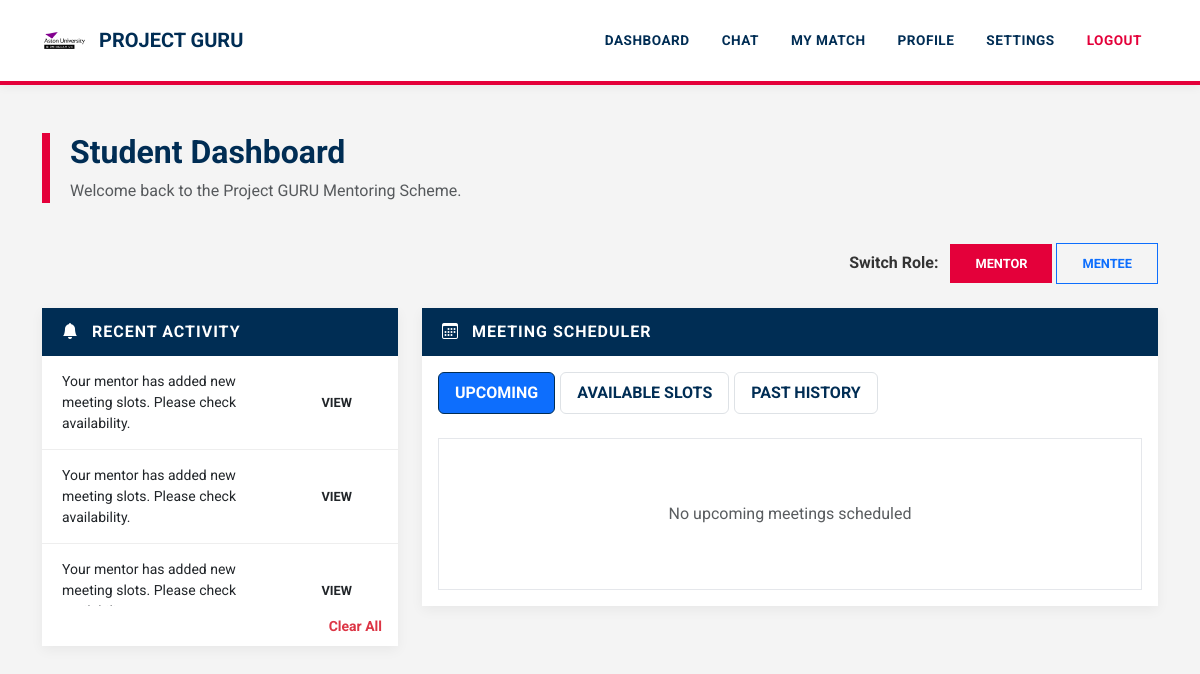
Screenshot of /dashboard (signed in) with the database file from the repository.
### tables this page shows
CREATE TABLE profiles (
    id INTEGER PRIMARY KEY AUTOINCREMENT,
    user_id INTEGER,
    role TEXT
);

CREATE TABLE notifications (
    id INTEGER PRIMARY KEY AUTOINCREMENT,
    user_id INTEGER,
    message TEXT,
    link TEXT,
    created_at TIMESTAMP DEFAULT CURRENT_TIMESTAMP
);

### app.py (the view, shortened to what this page needs)
@app.route("/dashboard")
def dashboard():
    if "user_id" not in session:
        return redirect("/login")
    conn = get_db()
    expire_old_matches(conn)
    conn.commit()
    user = conn.execute(
        "SELECT * FROM users WHERE id=?",
        (session["user_id"],)
    ).fetchone()
    if not user:
        session.clear()
        conn.close()
        return redirect("/login")
    user_id = session["user_id"]
    profile = get_active_profile()
    if not profile:
        conn.close()
        return "Please select a profile"
    role = profile["role"]
    if role == "mentor":
        matches = conn.execute("""
            SELECT * FROM matches
            WHERE mentor_id=?
        """, (user_id,)).fetchall()
    else:
        matches = conn.execute("""
            SELECT * FROM matches
            WHERE mentee_id=?
        """, (user_id,)).fetchall()
    match = None
    for m in matches:
        if m["status"] == "final":
            match = m
            break
    selected_date = request.args.get("filter_date")
    if selected_date == "":
        selected_date = None
    slots = []
    upcoming_meetings = []
    past_meetings = []
    if role == "mentor":
        notifications = conn.execute("""
            SELECT DISTINCT n.*
            FROM notifications n
            LEFT JOIN matches m
            ON n.link LIKE '/chat/' || m.id
            LEFT JOIN meeting_slots s
            ON n.link LIKE '%dashboard%'
            WHERE n.user_id=?
            AND (
                m.mentor_id=?      -- notifications from mentor matches
                OR m.id IS NULL    -- general notifications (approval etc.)
            )
            ORDER BY n.created_at DESC
        """, (user_id, user_id)).fetchall()
    user_profiles = conn.execute("""
        SELECT * FROM profiles
        WHERE user_id=?
    """, (user_id,)).fetchall()
    conn.close()
    return render_template(
        "dashboard.html",
        user=user,
        role=role,
        user_profiles=user_profiles,
        matches=matches,
        match=match,
        slots=slots,
        upcoming_meetings=upcoming_meetings,
        past_meetings=past_meetings,
        notifications=notifications,
        current_date=date.today(),
        user_id=user_id,
    )

### app.py (called while the page is built, shortened)
def get_db():
    conn = sqlite3.connect("database.db", timeout=30)
    conn.row_factory = sqlite3.Row
    return conn

def get_active_profile():
    if "profile_id" not in session:
        return None
    conn = get_db()
    profile = conn.execute("""
        SELECT * FROM profiles
        WHERE id=? AND user_id=?
    """, (session["profile_id"], session["user_id"])).fetchone()
    conn.close()
    return profile

def expire_old_matches(conn):
    setting = conn.execute("""
        SELECT value FROM settings
        WHERE key='match_expiry_hours'
    """).fetchone()
    expiry_hours = int(setting["value"]) if setting else 48
    expired = conn.execute("""
        SELECT id, mentor_id, mentee_id, created_at
        FROM matches
        WHERE status='approved'
        AND created_at IS NOT NULL
    """).fetchall()

### templates/dashboard.html (shortened to what this page needs)
<!DOCTYPE html>
<html lang="en">
<head>
    <link href="https://cdn.jsdelivr.net/npm/bootstrap@5.3.2/dist/css/bootstrap.min.css" rel="stylesheet">
    <link rel="stylesheet" href="https://cdn.jsdelivr.net/npm/bootstrap-icons@1.11.3/font/bootstrap-icons.css">
</head>
<body>
{% include "navbar.html" %}
<div class="container mt-5">
    <div class="dashboard-header">
        <h2 class="fw-bold">Student Dashboard</h2>
        <p class="text-muted mb-0">Welcome back to the Project GURU Mentoring Scheme.</p>
    </div>
        {% if user_profiles|length > 1 %}
    <div class="mb-4 text-end">
        <span class="fw-bold me-2">Switch Role:</span>
        {% for p in user_profiles %}
            <a href="/switch_profile/{{ p.id }}"
            class="btn btn-sm
            {% if p.role == role %}
                btn-primary
            {% else %}
                btn-outline-primary
            {% endif %}">
            {{ p.role.capitalize() }}
            </a>
        {% endfor %}
    </div>
    {% endif %}
    <div class="row">
        <div class="col-lg-4">
            <div class="card">
                <div class="card-header-aston">
                    <i class="bi bi-bell-fill me-2"></i> Recent Activity
                </div>
                <div class="card-body p-0">
                    {% if notifications %}
                    <div class="notifications-scroll">
                        {% for n in notifications %}
                        <div class="notification-item d-flex justify-content-between align-items-center">
                            <span class="small">{{ n.message }}</span>
                            {% if n.link %}
                            <a href="{{ n.link }}" class="btn btn-sm btn-aston-red ms-2">View</a>
                            {% endif %}
                        </div>
                        {% endfor %}
                    </div>
                    {% else %}
                    <div class="p-4 text-center text-muted italic">No new notifications</div>
                    {% endif %}
                </div>
                <div class="card-footer bg-white border-0 text-end">
                    <a href="/clear_notifications" class="text-danger small fw-bold text-decoration-none">Clear All</a>
                </div>
            </div>
        </div>
        <div class="col-lg-8">
            <div class="card">
                <div class="card-header-aston">
                    <i class="bi bi-calendar3 me-2"></i> Meeting Scheduler
                </div>
                <div class="card-body">
                    <ul class="nav nav-pills mb-4">
                        <li class="nav-item">
                            <a class="nav-link {% if request.args.get('tab','upcoming') == 'upcoming' %}active{% endif %}" href="/dashboard?tab=upcoming">Upcoming</a>
                        </li>
                        <li class="nav-item">
                            <a class="nav-link {% if request.args.get('tab') == 'available' %}active{% endif %}" href="/dashboard?tab=available">Available Slots</a>
                        </li>
                        <li class="nav-item">
                            <a class="nav-link {% if request.args.get('tab') == 'past' %}active{% endif %}" href="/dashboard?tab=past">Past History</a>
                        </li>
                    </ul>
                    {% if request.args.get("tab","upcoming") == "upcoming" %}
                    <div class="slot-box">
                        {% for slot in upcoming_meetings %}
                        <div class="card mb-3 border shadow-sm meeting-item">
                            <div class="card-body d-flex justify-content-between align-items-center">
                                <div>
                                    <h6 class="mb-1 fw-bold text-primary"><i class="bi bi-calendar-check me-2"></i> {{ slot.date }}</h6>
                                    <small class="text-muted fw-bold">TIME: {{ slot.start_time }} — {{ slot.end_time }}</small>
                                </div>
                                <div class="text-end">
                                    <span class="badge badge-aston bg-success mb-2 d-block">Confirmed</span>
                                    {% if user_id == match.mentee_id %}
                                    <a href="/cancel_booking/{{slot.id}}?tab=upcoming" class="btn btn-link text-danger btn-sm p-0 fw-bold">Cancel Booking</a>
                                    {% elif user_id == match.mentor_id %}
                                    <a href="/mentor_cancel_meeting/{{slot.id}}?tab=upcoming" class="btn btn-link text-danger btn-sm p-0 fw-bold">Cancel Meeting</a>
                                    {% endif %}
                                </div>
                            </div>
                        </div>
                        {% else %}
                        <div class="text-center py-5 text-muted">No upcoming meetings scheduled</div>
                        {% endfor %}
                    </div>
                    {% endif %}
                </div>
            </div>
        </div>
    </div>
</div>
</body>
</html>

### templates/dashboard.html (style rules this page uses)
:root { --aston-navy: #002d54; --aston-red: #e4003a; --aston-grey: #f4f4f4; --aston-dark-grey: #333333; }
body { background-color: var(--aston-grey); font-family: 'Roboto', sans-serif; color: var(--aston-dark-grey); }
.dashboard-header { border-left: 8px solid var(--aston-red); padding-left: 20px; color: var(--aston-navy); margin-bottom: 40px; }
.card { border: none; border-radius: 0; box-shadow: 0 4px 12px rgba(0,0,0,0.05); margin-bottom: 25px; }
.card-header-aston { background-color: var(--aston-navy); color: white; font-weight: 700; text-transform: uppercase; padding: 12px 20px; letter-spacing: 1px; }
.notifications-scroll { max-height: 250px; overflow-y: auto; }
.notification-item { border-bottom: 1px solid #eee; padding: 15px 20px; transition: background 0.2s; }
.nav-pills .nav-link { border-radius: 0; color: var(--aston-navy); font-weight: 700; text-transform: uppercase; margin-right: 5px; border: 1px solid #dee2e6; }
.nav-pills .nav-link.active { background-color: var(--aston-navy); border-color: var(--aston-navy); }
.slot-box { max-height: 400px; overflow-y: auto; background: white; padding: 15px; border: 1px solid #e5e7eb; }
.btn-aston-red { background-color: var(--aston-red); color: white; border: none; border-radius: 0; font-weight: 700; text-transform: uppercase; }

### templates/navbar.html (style rules this page uses)
:root { --aston-navy: #002d54; --aston-red: #e4003a; --aston-grey: #f4f4f4; --aston-dark-grey: #333333; }
body { background-color: var(--aston-grey) !important; font-family: 'Roboto', Arial, sans-serif !important; color: var(--aston-dark-grey); }
.card { border: none !important; border-radius: 0 !important; box-shadow: 0 4px 12px rgba(0,0,0,0.05) !important; }
.btn { border-radius: 0 !important; font-weight: 700 !important; text-transform: uppercase; font-size: 0.8rem; padding: 10px 25px !important; }
.btn-primary { background-color: var(--aston-red) !important; border: none !important; }

### rows the page displays
profiles: role "MENTOR"
profiles: role "MENTEE"
notifications: message "Your mentor has added new meeting slots. Please check availability."
notifications: message "Your mentor has added new meeting slots. Please check availability."
notifications: message "Your mentor has added new meeting slots. Please check…"
